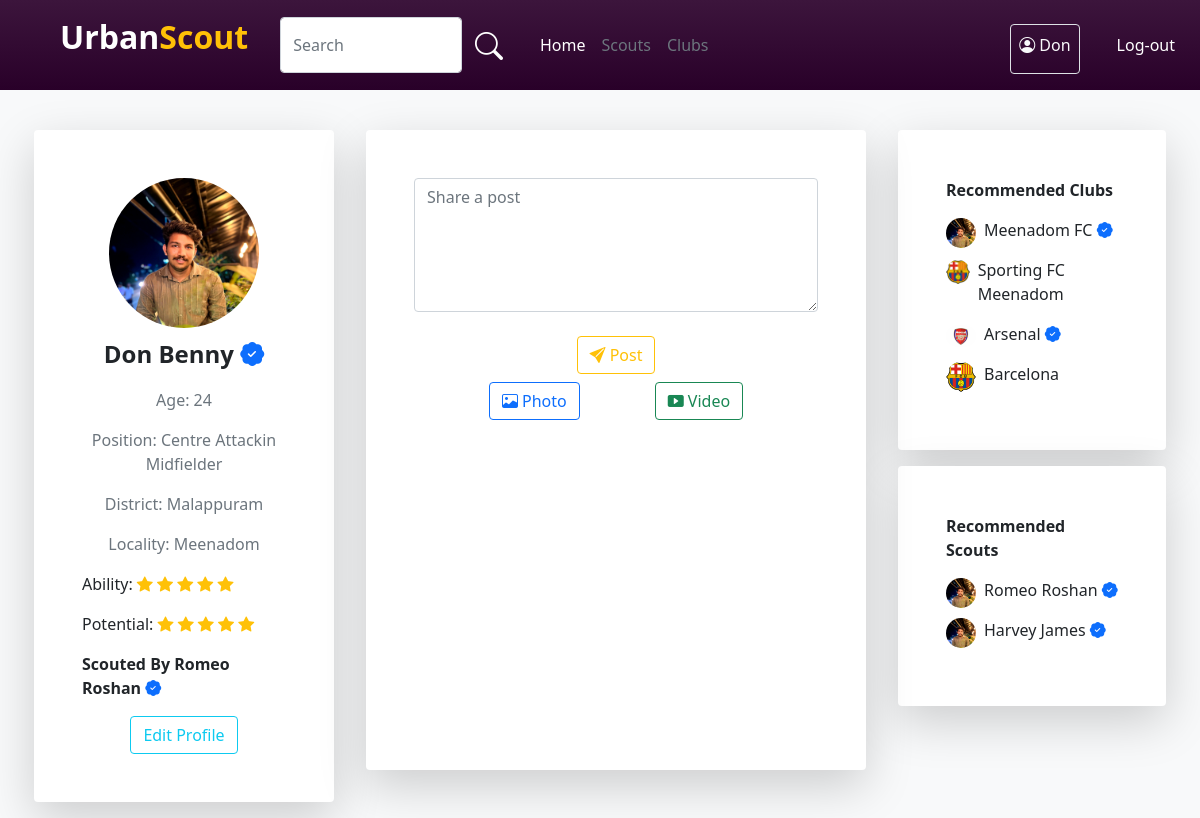
Before: / (signed in) with the older database file.
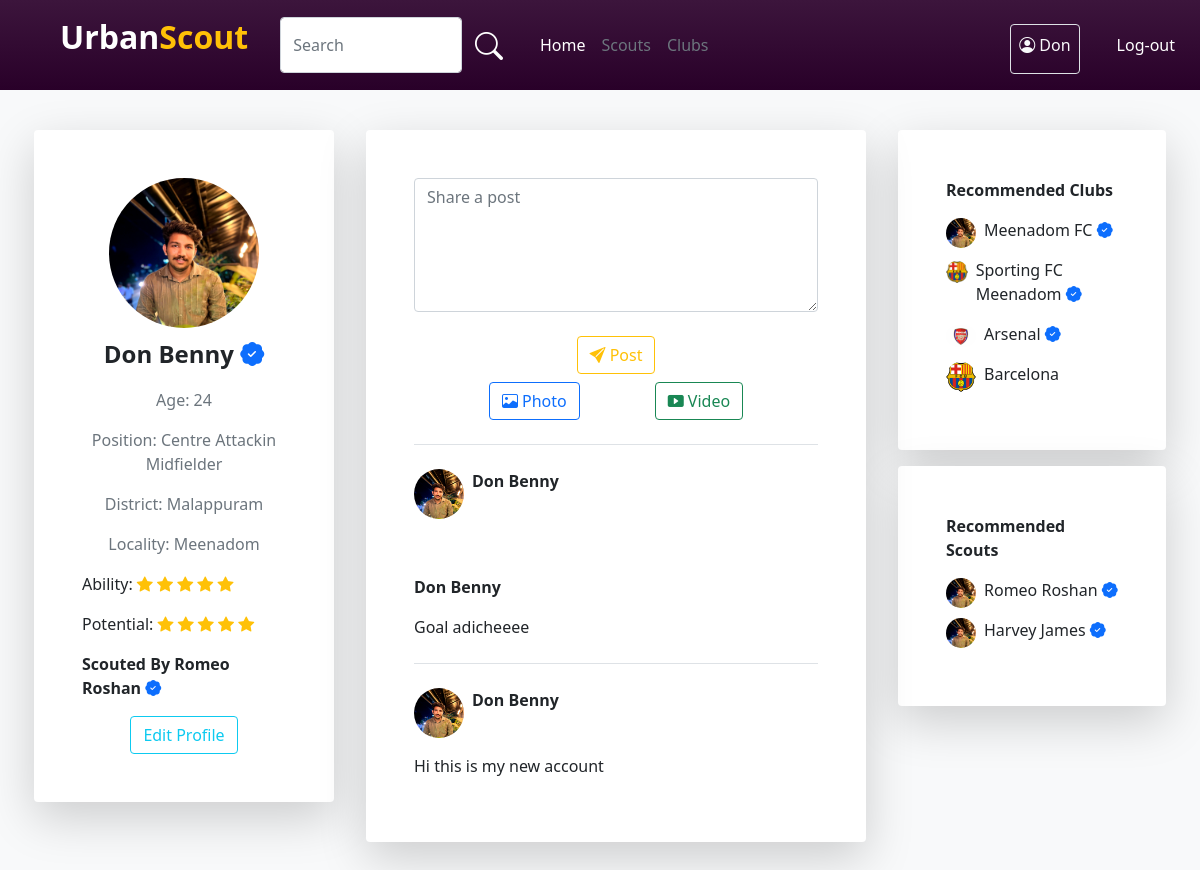
After: the same page with the newer database file.
### account/models.py (models this page shows)
class User(AbstractUser):
    username=models.CharField(max_length=32, blank=True, null=True)
    USERNAME_FIELD = 'email'
    email = models.EmailField(unique=True)
    img=models.ImageField(upload_to='pics',default='https://img.freepik.com/free-icon/man_318-677829.jpg',null=True)
    is_player=models.BooleanField('is_player',default=False)
    is_club=models.BooleanField('is_club',default=False)
    is_scout=models.BooleanField('is_scout',default=False)
    player_dob = models.DateField(("Date of Birth"), default=date.today, validators=[validate_dob])
    player_pos = models.CharField(("Position"),default='',max_length=30,choices=Pos_Choice)
    district = models.CharField(("District"),default='',max_length=20,choices=District_Choice)
    locality = models.CharField(("Locality"),default='',max_length=50,blank=True)
    player_foot = models.CharField(("Prefered Foot"),default='',max_length=10,choices=Foot_Choice)
    player_ability = models.IntegerField(("Ability"),default=0,choices=Ability_Choice)
    club_reputation = models.IntegerField(("Club Reputation"),default=0,choices=Ability_Choice)
    player_potential = models.IntegerField(("Potential"),default=0,choices=Ability_Choice)
    desc=models.CharField(("Description"),max_length=100, default='')
    club_name=models.CharField((("Club Name")),default='',max_length=30)
    scouted_by=models.CharField(max_length=30,default='')
    REQUIRED_FIELDS = []

class NewFeeds(models.Model):
    feed=models.CharField(max_length=200)
    img=models.ImageField(upload_to='pics',null=True)
    video = models.FileField(upload_to='pics',
    validators=[FileExtensionValidator(allowed_extensions=['MOV','avi','mp4','webm','mkv'])], null=True)
    user=models.ForeignKey(User,on_delete=models.CASCADE,related_name='newfeeds_as_user')

### account/views.py (the view, shortened to what this page needs)
# urls.py: path('',views.index,name='index'),
def index(request):
    users=User.objects.all()
    usercout=users.count()
    players = User.objects.filter(is_player=True)
    player_count = players.count()
    club = User.objects.filter(is_club=True)
    club_count = club.count()
    scout=User.objects.filter(is_scout=True)
    ability_range = range(0, 5)
    user=request.user
    user_id=user.id
    newfeeds=NewFeeds.objects.filter(user_id=user_id).order_by('-id')
    feeds=PostFeed.objects.filter(user_id=user_id)
    imgfeeds=PostImageFeed.objects.filter(user_id=user_id)
    videofeeds=PostVideoFeed.objects.filter(user_id=user_id)
    print(ability_range)
    return render(request,'index.html',
                    {"count":usercout,
                    "users":users,
                    'playerdata':players,
                    'player':player_count,
                    'club':club_count,
                    'clubdata':club,
                    'scout':scout,
                    'abilityRange':ability_range,
                    'userfeeds':feeds,
                    'userimgfeeds':imgfeeds,
                    'uservideofeeds':videofeeds,
                    'newfeeds':newfeeds
                    })

### template/index.html (shortened to what the changed rows need)
{% load static %}
<!DOCTYPE html>
<html lang="en">
<head>
    <link rel="stylesheet" href="{% static 'style.css' %}">
    <link href="https://cdn.jsdelivr.net/npm/bootstrap@5.0.2/dist/css/bootstrap.min.css" rel="stylesheet"
>
    <link rel="stylesheet" href="https://cdn.jsdelivr.net/npm/bootstrap-icons@1.10.5/font/bootstrap-icons.css">
</head>
<body class="bg-light">
    {% if user.is_superuser %}
    <nav class="navbar player-navbar navbar-expand-lg">
        <div class="container-fluid">
            <a class="ms-5 navbar-brand d-flex fs-2 fw-bold" href="#">
                <p class="text-white">Urban</p>
                <p class="text-warning">Scout</p>
            </a>
            <button class="navbar-toggler" type="button" data-bs-toggle="collapse" data-bs-target="#navbarNav"
                aria-controls="navbarNav" aria-expanded="false" aria-label="Toggle navigation">
                <span class="navbar-toggler-icon"></span>
            </button>
            <div class="collapse navbar-collapse" id="navbarNav">
                <div class="ms-3 d-flex w-50">
                    <input type="text" class="form-control" placeholder="Search">
                    <button class="btn shadow-none"><i class="bi bi-search fs-3 text-white"></i></button>
                </div>
                <div class="ms-3">
                    <ul class="navbar-nav me-auto mb-2 mb-lg-0">
                        <li class="nav-item">
                            <a class="nav-link  text-white" aria-current="page" href="{% url 'index' %}">Manage
                                Users</a>
                        </li>
                        <li class="nav-item">
                            <a class="nav-link text-secondary" aria-current="page"
                                href="{% url 'RegisterScout' %}">Register Scouts</a>
                        </li>
                        <li class="nav-item">
                            <a class="nav-link text-secondary" aria-current="page" href="{% url 'email' %}">Clubs</a>
                        </li>
                    </ul>
                </div>
                <div class="d-flex w-100 justify-content-start justify-content-sm-end">
                    <div class="border rounded p-2 pb-0 mt-2 ms-3">
                        <p class="text-light "><i class="bi bi-person-circle"></i> Admin</p>
                    </div>
                    <div class="d-flex justify-content-center flex-column">
                        <a class="d-flex flex-column justify-content-center text-decoration-none"
                            href="{% url 'logout' %}"><button class="btn text-white ms-4">Log-out</button></a>
                    </div>
                </div>
            </div>
        </div>
    </nav>
    <div class="d-flex justify-content-center">
        <div class="bg-white shadow-lg mt-4 pb-3 rounded col-12 col-lg-8">
            <p class="m-4 text-secondary fs-4 fw-bold">Manage Users</p>
            <div class="d-flex justify-content-center flex-lg-row align-items-center text-center flex-column">
                <div class="d-flex col-3 justify-content-center flex-column align-items-center">
                    <p class="fs-5 text-secondary">Number of Users</p>
                    <p class="fs-4">{{count}}</p>
                </div>
                <div class="d-flex col-3 justify-content-center flex-column align-items-center">
                    <p class="fs-5 text-secondary">Number of Players</p>
                    <p class="fs-4">{{player}}</p>
                    <div id="piechart_player_3d" style="width: 240px; height: 240px;"></div>
                </div>
                <div class="d-flex col-3 justify-content-center flex-column align-items-center">
                    <p class="fs-5 text-secondary">Number of Clubs</p>
                    <p class="fs-4">{{club}}</p>
                    <div id="piechart_club_3d" style="width: 240px; height: 240px;"></div>
                </div>
            </div>
            <div class="table-responsive">
                <table class="table rounded text-center table-hover table-bordered">
                    <tr class="thead fw-bold">
                        <td>Email</td>
                        <td>User Role</td>
                        <td>Status</td>
                        <td>Edit Status</td>
                        <td>Delete User</td>
                    </tr>
                    {% for i in users %}
                    {% if not i.is_staff %}
                    <tr>
                        <td>{{i.email}}</td>
                        <td>{% if i.is_player %}
                            Player
                            {% elif i.is_club %}
                            Club
                            {% else %}
                            Scout
                            {% endif %}</td>
                        <td>{{i.is_active}}</td>
                        <td><a href="{% url 'updateStatus' i.id %}"><button class="btn btn-primary"><i
                                        class="bi bi-pencil-square"></i></button></a></td>
                        <td><a href="{% url 'deleteUser' i.id %}"><button class="btn btn-danger"><i
                                        class="bi bi-trash3-fill"></i></button></a></td>
                    </tr>
                    {% endif %}
                    {% endfor %}
                </table>
            </div>
        </div>
    </div>
    {% elif user.is_player %}
    <nav class="navbar player-navbar navbar-expand-lg">
        <div class="container-fluid">
            <a class="ms-5 navbar-brand d-flex fs-2 fw-bold" href="#">
                <p class="text-white">Urban</p>
                <p class="text-warning">Scout</p>
            </a>
            <div class="collapse navbar-collapse" id="navbarNav">
                <div class="ms-3 d-flex w-50">
                    <input type="text" class="form-control" placeholder="Search">
                    <button class="btn shadow-none"><i class="bi bi-search fs-3 text-white"></i></button>
                </div>
                <div class="ms-3">
                    <ul class="navbar-nav me-auto mb-2 mb-lg-0">
                        <li class="nav-item">
                            <a class="nav-link  text-white" aria-current="page" href="{% url 'index' %}">Home</a>
                        </li>
                        <li class="nav-item">
                            <a class="nav-link text-secondary" aria-current="page"
                                href="{% url 'PlayerScout' %}">Scouts</a>
                        </li>
                        <li class="nav-item">
                            <a class="nav-link text-secondary" aria-current="page"
                                href="{% url 'player-club' %}">Clubs</a>
                        </li>
                    </ul>
                </div>
                <div class="d-flex w-100 justify-content-start justify-content-sm-end">
                    <div class="border rounded p-2 pb-0 mt-2 ms-3">
                        <p class="text-light "><i class="bi bi-person-circle"></i> {{user.first_name}}</p>
                    </div>
                    <a class="d-flex flex-column justify-content-center text-decoration-none"
                        href="{% url 'logout' %}"><button class="btn text-white ms-4">Log-out</button></a>
                </div>
            </div>
        </div>
    </nav>
    <div class="d-flex flex-wrap justify-content-center mt-4">
        <div class="col-lg-3 h-50 col-12 m-3 p-5 rounded bg-white shadow-lg position-sticky">
            <div class="">
                <div class="d-flex justify-content-center">
                    <div class="">
                        <img class="rounded-circle img-width" src={{user.img.url}} alt="">
                    </div>
                </div>
                <div class="text-center">
                    <p class="text-dark mt-2 fs-4 fw-bold">{{user.first_name}} {{user.last_name}} {% if user.scouted_by != '' %}
                        <i class="bi bi-patch-check-fill text-primary"></i>
                        {% endif %}</p>
                    <p id="age" class="text-secondary"></p>
                    <p class="text-secondary">Position: {{user.player_pos}}</p>
                    <p class="text-secondary">District: {{user.district}}</p>
                    <p class="text-secondary">Locality: {{user.locality}}</p>
                </div>
                <div>
                    <p>Ability:{% with ability=user.player_ability %} {% for i in abilityRange %}
                        {% if i < ability %}
                        <i class="bi bi-star-fill text-warning"></i>
                        {% else %}
                        <i class="bi bi-star text-warning"></i>
                        {% endif %}
                        {% endfor %}
                        {% endwith %}
                    </p>
                    <p>Potential:{% with potential=user.player_potential %} {% for i in abilityRange %}
                        {% if i < potential %}
                        <i class="bi bi-star-fill text-warning"></i>
                        {% else %}
                        <i class="bi bi-star text-warning"></i>
                        {% endif %}
                        {% endfor %}
                        {% endwith %}
                    </p>
                    {% if user.scouted_by != '' %}
                    <p class="fw-bold">Scouted By {{user.scouted_by}} <i class="bi bi-patch-check-fill text-primary"></i></p>
                    {% endif %}
                </div>
                <div class="d-flex justify-content-center"><a href="{% url 'edit-player-profile' %}"><button
                            class="btn btn-outline-info">Edit Profile</button></a></div>
            </div>
        </div>
        <div class="col-lg-5 col-12 player-feeds m-3 p-5 rounded bg-white shadow-lg">
            <div class="w-100 d-flex justify-content-center">
                <div class="w-100">
                    <form method="post">
                    <textarea class="form-control" required name="feed" id="" cols="30" rows="5"
                        placeholder="Share a post"></textarea>
                    <div class="d-flex justify-content-around m-2 mt-4">
                        <button type="submit" class="btn btn-outline-warning"><i class="bi bi-send-fill"></i> Post</button>
                    </div>
                    </form>
                    <div class="d-flex justify-content-evenly">
                        <a href="{% url 'PostImage' %}"><button class="btn btn-outline-primary"><i class="bi bi-image"></i> Photo</button></a>
                        <a href="{% url 'PostVideo' %}"><button class="btn btn-outline-success"><i class="bi bi-play-btn-fill"></i> Video</button></a>
                    </div>
                </div>
            </div>
            {% for i in newfeeds %}
            <div class="mt-4 border-top pt-4">
                <div class="d-flex">
                    <div class="feed-img">
                        <img class="w-100 rounded-circle" src={{user.img.url}} alt="">
                    </div>
                    <div class="ms-2">
                        <p class="fw-bold">
                            {{user.first_name}} {{user.last_name}}
                        </p>
                    </div>
                </div>
                <div class="w-100 mt-3">
                    {% if i.img.url != '' %}
                    <div class="w-100 mt-3">
                    </div>
                    <p class="mt-3 fw-bold">{{user.first_name}} {{user.last_name}}
                    {% endif %}
                </div>
                <div class="">
                    <p>{{i.feed}}</p>
                </div>
            </div>
            {% endfor %}
        </div>
        <div class="col-lg-3 col-12">
            <div class="m-3 p-5 rounded bg-white shadow-lg">
                <div>
                    <p class="fw-bold">Recommended Clubs</p>
                    {% for clubs in clubdata %}
                    <div class="d-flex">
                        <div class="rec-img-club">
                            <img class="w-100 rounded-circle" src="{{clubs.img}}" alt="">
                        </div>
                        <p class="ms-2">{{clubs.club_name}} {% if clubs.scouted_by != '' %}
                            <i class="bi bi-patch-check-fill text-primary"></i>
                            {% endif %}</p></p></p>
                    </div>
                    {% endfor %}
                </div>
            </div>
            <div class="m-3 p-5 rounded bg-white shadow-lg">
                <div>
                    <p class="fw-bold">Recommended Scouts</p>
                    {% for scouts in scout %}
                    {% if scouts.is_staff == 0 %}
                    <div class="d-flex">
                        <div class="rec-img-club">
                            <img class="w-100 rounded-circle" src="{{scouts.img}}" alt="">
                        </div>
                        <p class="ms-2">{{scouts.first_name}} {{scouts.last_name}} <i class="bi bi-patch-check-fill text-primary"></i></p>
                    </div>
                    {% endif %}
                    {% endfor %}
                </div>
            </div>
        </div>
    </div>
    {% endif %}
</body>
</html>

Changed rows visible on the page:
added NewFeeds: img (picture), {{ user.first_name }} "Don", {{ user.last_name }} "Benny", feed "Goal adicheeee"
added NewFeeds: img (picture), {{ user.first_name }} "Don", {{ user.last_name }} "Benny", feed "Hi this is my new account"
changed User "Sporting FC Meenadom": scouted_by empty → "Romeo Roshan" (drawn)
